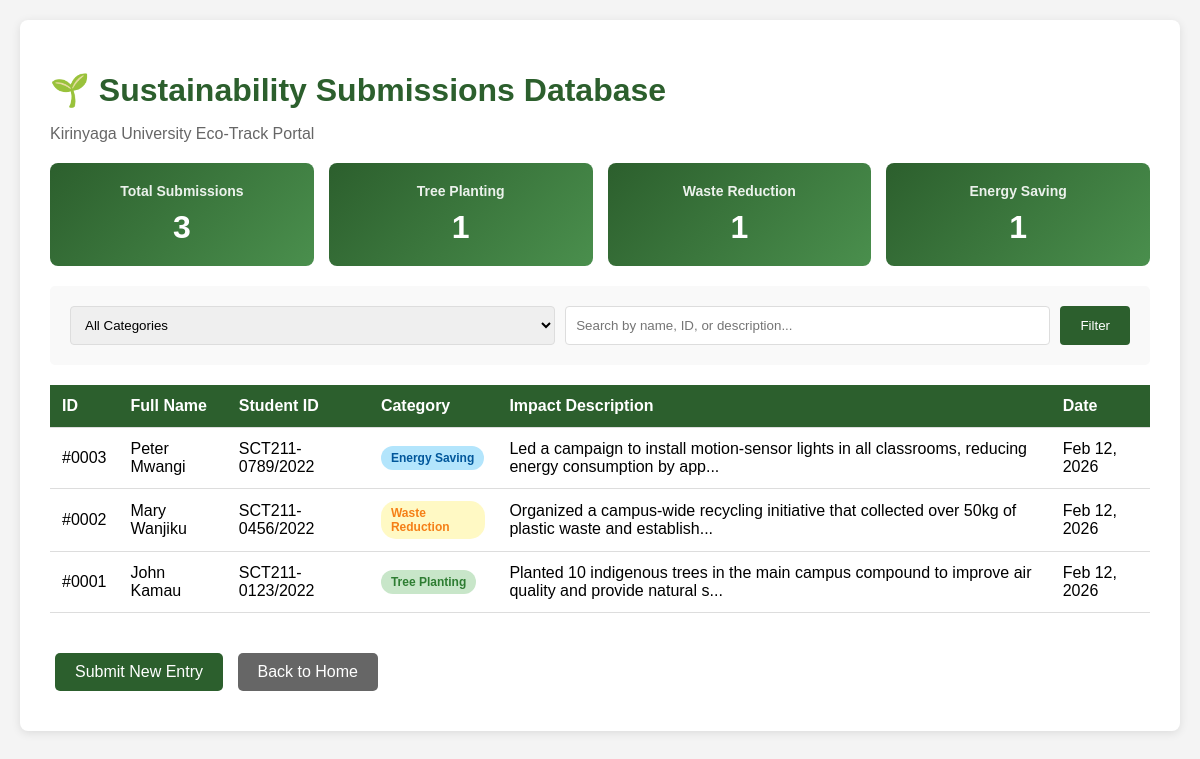
The app's page /eco_track/view_submissions.php with its own data.
### tables this page shows
CREATE TABLE IF NOT EXISTS sustainability_submissions (
    id INT AUTO_INCREMENT PRIMARY KEY,
    full_name VARCHAR(100) NOT NULL,
    student_id VARCHAR(50) NOT NULL,
    action_category ENUM('Tree Planting', 'Waste Reduction', 'Energy Saving') NOT NULL,
    impact_description TEXT NOT NULL,
    submission_date TIMESTAMP DEFAULT CURRENT_TIMESTAMP,
    INDEX idx_student_id (student_id),
    INDEX idx_category (action_category),
    INDEX idx_date (submission_date)
);

### eco_track/view_submissions.php (the view, shortened to what this page needs)
<?php
$conn = getDBConnection();
$records_per_page = 10;
$page = isset($_GET['page']) ? (int)$_GET['page'] : 1;
$offset = ($page - 1) * $records_per_page;
$searchQuery = isset($_GET['search']) ? trim($_GET['search']) : '';
$whereConditions = [];
$params = [];
$types = '';
$whereClause = !empty($whereConditions) ? "WHERE " . implode(" AND ", $whereConditions) : "";
$countSql = "SELECT COUNT(*) as total FROM sustainability_submissions $whereClause";
$countStmt = $conn->prepare($countSql);
$countStmt->execute();
$totalRecords = $countStmt->get_result()->fetch_assoc()['total'];
$sql = "SELECT * FROM sustainability_submissions $whereClause ORDER BY submission_date DESC LIMIT ? OFFSET ?";
$params[] = $records_per_page;
$params[] = $offset;
$types .= 'ii';
$stmt = $conn->prepare($sql);
if (!empty($params)) {
    $stmt->bind_param($types, ...$params);
}
$stmt->execute();
$result = $stmt->get_result();
$statsSql = "SELECT action_category, COUNT(*) as count FROM sustainability_submissions GROUP BY action_category";
$statsResult = $conn->query($statsSql);
$stats = [];
while ($row = $statsResult->fetch_assoc()) {
    $stats[$row['action_category']] = $row['count'];
}
?>
<!DOCTYPE html>
<html lang="en">
<head>
</head>
<body>
    <div class="container">
        <h1>🌱 Sustainability Submissions Database</h1>
        <p style="color: #666;">Kirinyaga University Eco-Track Portal</p>
        <div class="stats-grid">
            <div class="stat-card">
                <h3>Total Submissions</h3>
                <div class="number"><?php echo $totalRecords; ?></div>
            </div>
            <div class="stat-card">
                <h3>Tree Planting</h3>
                <div class="number"><?php echo isset($stats['Tree Planting']) ? $stats['Tree Planting'] : 0; ?></div>
            </div>
            <div class="stat-card">
                <h3>Waste Reduction</h3>
                <div class="number"><?php echo isset($stats['Waste Reduction']) ? $stats['Waste Reduction'] : 0; ?></div>
            </div>
            <div class="stat-card">
                <h3>Energy Saving</h3>
                <div class="number"><?php echo isset($stats['Energy Saving']) ? $stats['Energy Saving'] : 0; ?></div>
            </div>
        </div>
        <form method="GET" class="filters">
            <select name="category">
                <option value="">All Categories</option>
            </select>
            <input type="text" name="search" placeholder="Search by name, ID, or description..." value="<?php echo htmlspecialchars($searchQuery); ?>">
            <button type="submit">Filter</button>
        </form>
        <?php if ($result->num_rows > 0): ?>
            <table>
                <thead>
                    <tr>
                        <th>ID</th>
                        <th>Full Name</th>
                        <th>Student ID</th>
                        <th>Category</th>
                        <th>Impact Description</th>
                        <th>Date</th>
                    </tr>
                </thead>
                <tbody>
                    <?php while ($row = $result->fetch_assoc()): ?>
                        <tr>
                            <td>#<?php echo str_pad($row['id'], 4, '0', STR_PAD_LEFT); ?></td>
                            <td><?php echo htmlspecialchars($row['full_name']); ?></td>
                            <td><?php echo htmlspecialchars($row['student_id']); ?></td>
                            <td>
                                <?php
                                $badgeClass = '';
                                switch ($row['action_category']) {
                                    case 'Tree Planting':
                                        $badgeClass = 'badge-tree';
                                        break;
                                    case 'Waste Reduction':
                                        $badgeClass = 'badge-waste';
                                        break;
                                    case 'Energy Saving':
                                        $badgeClass = 'badge-energy';
                                        break;
                                }
                                ?>
                                <span class="category-badge <?php echo $badgeClass; ?>">
                                    <?php echo htmlspecialchars($row['action_category']); ?>
                                </span>
                            </td>
                            <td><?php echo htmlspecialchars(substr($row['impact_description'], 0, 100)) . '...'; ?></td>
                            <td><?php echo date('M j, Y', strtotime($row['submission_date'])); ?></td>
                        </tr>
                    <?php endwhile; ?>
                </tbody>
            </table>
        <?php endif; ?>
        <div style="margin-top: 30px;">
            <a href="track.php" class="btn">Submit New Entry</a>
            <a href="welcome.php" class="btn" style="background-color: #666;">Back to Home</a>
        </div>
    </div>
</body>
</html>

### eco_track/view_submissions.php (style rules this page uses)
body { font-family: Arial, sans-serif; margin: 0; padding: 20px; background-color: #f4f4f4; }
.container { max-width: 1200px; margin: 0 auto; background-color: white; padding: 30px; border-radius: 8px; box-shadow: 0 2px 10px rgba(0,0,0,0.1); }
h1 { color: #2c5f2d; margin-bottom: 10px; }
.stats-grid { display: grid; grid-template-columns: repeat(auto-fit, minmax(200px, 1fr)); gap: 15px; margin: 20px 0; }
.stat-card { background: linear-gradient(135deg, #2c5f2d 0%, #4a8f4d 100%); color: white; padding: 20px; border-radius: 8px; text-align: center; }
.stat-card h3 { margin: 0 0 10px 0; font-size: 14px; opacity: 0.9; }
.stat-card .number { font-size: 32px; font-weight: bold; }
.filters { background-color: #f9f9f9; padding: 20px; border-radius: 5px; margin: 20px 0; display: grid; grid-template-columns: 1fr 1fr auto; gap: 10px; }
.filters select, .filters input[type="text"], .filters button { padding: 10px; border: 1px solid #ddd; border-radius: 4px; }
.filters button { background-color: #2c5f2d; color: white; border: none; cursor: pointer; padding: 10px 20px; }
table { width: 100%; border-collapse: collapse; margin: 20px 0; }
th, td { padding: 12px; text-align: left; border-bottom: 1px solid #ddd; }
th { background-color: #2c5f2d; color: white; font-weight: bold; }
.category-badge { display: inline-block; padding: 5px 10px; border-radius: 15px; font-size: 12px; font-weight: bold; }
.badge-tree { background-color: #c8e6c9; color: #2e7d32; }
.badge-waste { background-color: #fff9c4; color: #f57f17; }
.badge-energy { background-color: #b3e5fc; color: #01579b; }
.btn { display: inline-block; padding: 10px 20px; background-color: #2c5f2d; color: white; text-decoration: none; border-radius: 5px; margin: 10px 5px; }

### records on screen
sustainability_submissions: id "0003", full_name "Peter Mwangi", student "SCT211-0789/2022", action_category "Energy Saving", impact_description "Led a campaign to install motion-sensor lights in all classrooms, reducing energy consumption by app", submission_date "Feb 12, 2026"
sustainability_submissions: id "0002", full_name "Mary Wanjiku", student "SCT211-0456/2022", action_category "Waste Reduction", impact_description "Organized a campus-wide recycling initiative that collected over 50kg of plastic waste and establish", submission_date "Feb 12, 2026"
sustainability_submissions: id "0001", full_name "John Kamau", student "SCT211-0123/2022", action_category "Tree Planting", impact_description "Planted 10 indigenous trees in the main campus compound to improve air quality and provide natural s", submission_date "Feb 12, 2026"

### other values on screen
$totalRecords "3"
$stats['Tree Planting'] "1"
$stats['Waste Reduction'] "1"
$stats['Energy Saving'] "1"
